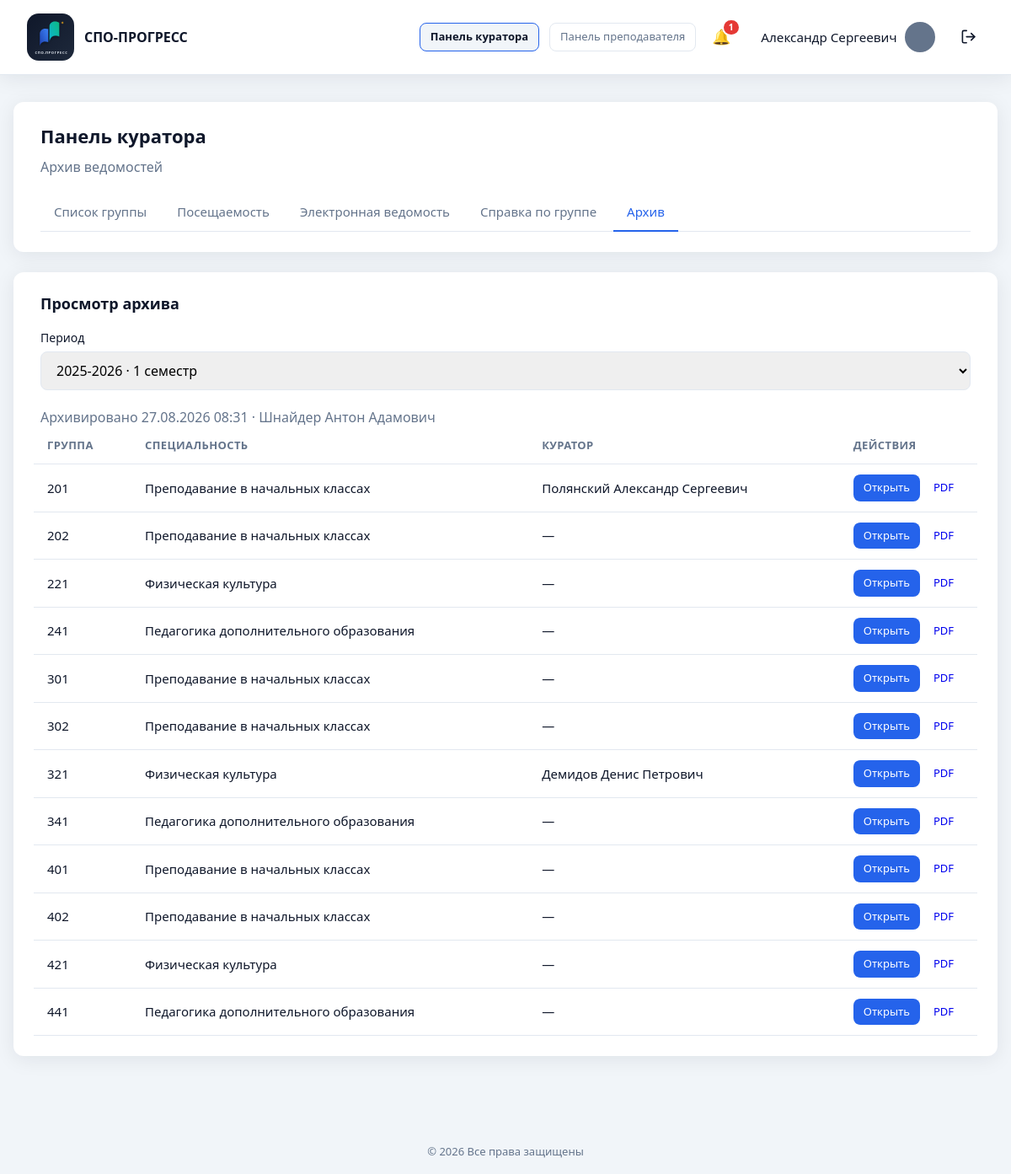
Screenshot of /curator/archive.php (signed in) with the database file from the repository.
### tables this page shows
CREATE TABLE `users` (
  `id` int UNSIGNED NOT NULL,
  `email` varchar(255) NOT NULL,
  `password_hash` varchar(255) NOT NULL,
  `password_plain` varchar(64) DEFAULT NULL,
  `full_name` varchar(255) NOT NULL,
  `phone` varchar(50) NOT NULL DEFAULT '',
  `position` varchar(255) NOT NULL DEFAULT '',
  `education` varchar(500) NOT NULL DEFAULT '',
  `additional_info` text,
  `avatar` varchar(255) NOT NULL DEFAULT 'icon:default',
  `role` enum('admin','teacher','student') NOT NULL DEFAULT 'teacher',
  `is_active` tinyint(1) NOT NULL DEFAULT '1',
  `created_at` datetime NOT NULL DEFAULT CURRENT_TIMESTAMP,
  `updated_at` datetime NOT NULL DEFAULT CURRENT_TIMESTAMP ON UPDATE CURRENT_TIMESTAMP
);

CREATE TABLE `archive_periods` (
  `id` int UNSIGNED NOT NULL,
  `archive_type` enum('gradebook','journal') NOT NULL,
  `academic_year` varchar(9) NOT NULL,
  `semester` enum('1','2') NOT NULL,
  `archived_by` int UNSIGNED DEFAULT NULL,
  `archived_at` datetime NOT NULL DEFAULT CURRENT_TIMESTAMP
);

CREATE TABLE `archive_gradebook_groups` (
  `id` int UNSIGNED NOT NULL,
  `archive_id` int UNSIGNED NOT NULL,
  `group_id` int UNSIGNED NOT NULL,
  `group_number` varchar(50) NOT NULL,
  `specialty_name` varchar(255) NOT NULL DEFAULT '',
  `specialty_code` varchar(50) NOT NULL DEFAULT '',
  `curator_name` varchar(255) NOT NULL DEFAULT ''
);

### curator/archive.php (called while the page is built, shortened)
<?php
require __DIR__ . '/../includes/archive/curator_hub.php';

### includes/migrations.php (called while the page is built, shortened)
<?php
function ensure_user_roles_schema(PDO $pdo): void
{
    $done = true;
    $stmt = $pdo->query("SHOW TABLES LIKE 'user_roles'");
    if ($stmt->fetch()) {
        return;
    }
}
function ensure_organization_schema(PDO $pdo): void
{
    $done = true;
    $stmt = $pdo->query("SHOW TABLES LIKE 'organization'");
    if ($stmt->fetch()) {
        return;
    }
}
function run_migrations(PDO $pdo): void
{
    ensure_user_roles_schema($pdo);
    ensure_organization_schema($pdo);
    ensure_curriculum_schema($pdo);
    ensure_students_schema($pdo);
    ensure_gradebook_schema($pdo);
    ensure_attendance_schema($pdo);
    ensure_journal_schema($pdo);
    ensure_journal_brs_schema($pdo);
    ensure_ktp_schema($pdo);
}
function ensure_students_schema(PDO $pdo): void
{
    $done = true;
    $curatorCol = $pdo->query("SHOW COLUMNS FROM study_groups LIKE 'curator_id'")->fetch();
    $stmt = $pdo->query("SHOW TABLES LIKE 'students'");
    if ($stmt->fetch()) {
        return;
    }
}
function ensure_curriculum_schema(PDO $pdo): void
{
    $done = true;
    $stmt = $pdo->query("SHOW TABLES LIKE 'subjects'");
    if ($stmt->fetch()) {
        return;
    }
}
function ensure_gradebook_schema(PDO $pdo): void
{
    $done = true;
    $stmt = $pdo->query("SHOW TABLES LIKE 'app_settings'");
    $col = $pdo->query("SHOW COLUMNS FROM app_settings LIKE 'setting_value'")->fetch();
    $stmt = $pdo->query("SHOW TABLES LIKE 'grade_entries'");
    if ($stmt->fetch()) {
        return;
    }
}
function ensure_attendance_schema(PDO $pdo): void
{
    $done = true;
    $stmt = $pdo->query("SHOW TABLES LIKE 'attendance_reasons'");
    $stmt = $pdo->query("SHOW TABLES LIKE 'attendance_days'");
    if ($stmt->fetch()) {
        return;
    }
}
function ensure_journal_schema(PDO $pdo): void
{
    $done = true;
    $teacherCol = $pdo->query("SHOW COLUMNS FROM curriculum_items LIKE 'teacher_id'")->fetch();
    $stmt = $pdo->query("SHOW TABLES LIKE 'journal_lessons'");
    if ($stmt->fetch()) {
        return;
    }
}
function ensure_journal_brs_schema(PDO $pdo): void
{
    $done = true;
    $stmt = $pdo->query("SHOW TABLES LIKE 'journal_grades'");
    $markCol = $pdo->query("SHOW COLUMNS FROM journal_grades LIKE 'mark'")->fetch();
}
function ensure_ktp_schema(PDO $pdo): void
{
    $stmt = $pdo->query("SHOW TABLES LIKE 'ktp_topics'");
    $lessonTypeCol = $pdo->query("SHOW COLUMNS FROM ktp_topics LIKE 'lesson_type'")->fetch();
    if (!$lessonTypeCol) {
        $pdo->exec(
            "ALTER TABLE ktp_topics
             ADD lesson_type ENUM(
                'lecture', 'practice', 'independent',
                'diff_credit', 'credit', 'exam', 'control'
             ) NOT NULL DEFAULT 'lecture' AFTER title,
             ADD hours DECIMAL(4,1) NOT NULL DEFAULT 2.0 AFTER lesson_type"
        );
    } else {
        $typeDef = (string) ($lessonTypeCol['Type'] ?? '');
    }
    $stmt = $pdo->query("SHOW TABLES LIKE 'journal_lessons'");
    $topicCol = $pdo->query("SHOW COLUMNS FROM journal_lessons LIKE 'ktp_topic_id'")->fetch();
}

### includes/db.php (called while the page is built, shortened)
<?php
function db(): PDO
{
    static $pdo = null;
    if ($pdo === null) {
        $config = require __DIR__ . '/../config/database.php';
        $dsn = sprintf(
            'mysql:host=%s;dbname=%s;charset=%s',
            $config['host'],
            $config['dbname'],
            $config['charset']
        );
        $pdo = new PDO($dsn, $config['username'], $config['password'], [
            PDO::ATTR_ERRMODE            => PDO::ERRMODE_EXCEPTION,
            PDO::ATTR_DEFAULT_FETCH_MODE => PDO::FETCH_ASSOC,
            PDO::ATTR_EMULATE_PREPARES   => false,
        ]);
        require_once __DIR__ . '/migrations.php';
        run_migrations($pdo);
    }
    return $pdo;
}

### includes/archive.php (called while the page is built, shortened)
<?php
require_once __DIR__ . '/db.php';
require_once __DIR__ . '/auth.php';
function get_archive_period_by_id(int $id): ?array
{
    $stmt = db()->prepare(
        "SELECT ap.*, u.full_name AS archived_by_name
         FROM archive_periods ap
         LEFT JOIN users u ON u.id = ap.archived_by
         WHERE ap.id = ?
         LIMIT 1"
    );
    $stmt->execute([$id]);
    $row = $stmt->fetch();
    return $row ?: null;
}
function list_saved_archive_gradebook_periods(): array
{
    $stmt = db()->query(
        "SELECT id AS archive_id, academic_year, semester
         FROM archive_periods
         WHERE archive_type = 'gradebook'
         ORDER BY academic_year DESC, semester DESC"
    );
    return $stmt->fetchAll();
}
function get_archive_gradebook_groups(int $archiveId): array
{
    $stmt = db()->prepare(
        'SELECT * FROM archive_gradebook_groups WHERE archive_id = ? ORDER BY group_number ASC'
    );
    $stmt->execute([$archiveId]);
    return $stmt->fetchAll();
}

### includes/teachers.php (called while the page is built, shortened)
<?php
require_once __DIR__ . '/db.php';
require_once __DIR__ . '/auth.php';
function format_date(?string $datetime): string
{
    $timestamp = strtotime($datetime);
    return date('d.m.Y H:i', $timestamp);
}

### includes/archive/curator_hub.php (the view, shortened to what this page needs)
<?php
require_once __DIR__ . '/../auth.php';
require_once __DIR__ . '/../archive.php';
require_once __DIR__ . '/../teachers.php';
require_curator_panel();
$viewYear = '';
$viewSemester = '';
if (isset($_GET['period']) && is_string($_GET['period']) && strpos($_GET['period'], '|') !== false) {
    $parts = explode('|', $_GET['period'], 2);
    $viewYear = normalize_academic_year($parts[0] ?? '') ?? '';
    $viewSemester = normalize_gradebook_semester((string) ($parts[1] ?? ''));
} else {
    $viewYear = normalize_academic_year($_GET['year'] ?? '') ?? '';
    $viewSemester = isset($_GET['semester'])
        ? normalize_gradebook_semester((string) $_GET['semester'])
        : '';
}
$savedPeriods = list_saved_archive_gradebook_periods();
$periodValid = false;
$archiveId = 0;
if (!$periodValid && $savedPeriods !== []) {
    $viewYear = (string) $savedPeriods[0]['academic_year'];
    $viewSemester = (string) $savedPeriods[0]['semester'];
    $archiveId = (int) $savedPeriods[0]['archive_id'];
    $periodValid = true;
}
$gradebookArchive = $periodValid ? get_archive_period_by_id($archiveId) : null;
$gradebookGroups = $gradebookArchive
    ? get_archive_gradebook_groups((int) $gradebookArchive['id'])
    : [];
$showHeader = true;
$basePath = '../';
require __DIR__ . '/../header.php';
?>
<div class="dashboard dashboard--wide">
    <section class="panel">
        <div class="panel__header">
            <div>
                <h1>Панель куратора</h1>
                <p class="text-muted">Архив ведомостей</p>
            </div>
        </div>
        <?php require __DIR__ . '/../curator_nav.php'; ?>
    </section>
    <section class="panel">
        <h2>Просмотр архива</h2>
        <?php if ($savedPeriods === []): ?>
            <p class="text-muted">В архиве пока нет сохранённых ведомостей.</p>
        <?php else: ?>
            <form method="get" class="form form--filter">
                <div class="form__group">
                    <label for="archive_period">Период</label>
                    <select id="archive_period" name="period" onchange="this.form.submit()">
                        <?php foreach ($savedPeriods as $period): ?>
                        <?php
                        $periodYear = (string) $period['academic_year'];
                        $periodSemester = (string) $period['semester'];
                        $periodValue = $periodYear . '|' . $periodSemester;
                        $isSelected = $periodYear === $viewYear && $periodSemester === $viewSemester;
                        ?>
                        <option value="<?= e($periodValue) ?>"<?= $isSelected ? ' selected' : '' ?>>
                            <?= e($periodYear) ?> · <?= e(semester_label($periodSemester)) ?>
                        </option>
                        <?php endforeach; ?>
                    </select>
                </div>
            </form>
            <?php if ($gradebookArchive === null || $gradebookGroups === []): ?>
                <p class="text-muted">Ведомости за этот период не найдены.</p>
            <?php else: ?>
                <p class="text-muted">
                    Архивировано <?= e(format_date($gradebookArchive['archived_at'])) ?>
                    <?php if (!empty($gradebookArchive['archived_by_name'])): ?>
                        · <?= e($gradebookArchive['archived_by_name']) ?>
                    <?php endif; ?>
                </p>
                <div class="table-wrap">
                    <table class="table">
                        <thead>
                            <tr>
                                <th>Группа</th>
                                <th>Специальность</th>
                                <th>Куратор</th>
                                <th class="table__actions-col">Действия</th>
                            </tr>
                        </thead>
                        <tbody>
                            <?php foreach ($gradebookGroups as $group): ?>
                            <tr>
                                <td><?= e($group['group_number']) ?></td>
                                <td><?= e($group['specialty_name']) ?></td>
                                <td><?= e(($group['curator_name'] ?? '') !== '' ? $group['curator_name'] : '—') ?></td>
                                <td class="table__actions">
                                    <a
                                        href="archive_gradebook.php?id=<?= (int) $gradebookArchive['id'] ?>&group_id=<?= (int) $group['group_id'] ?>"
                                        class="btn btn--primary btn--sm"
                                    >Открыть</a>
                                    <a
                                        href="archive_gradebook_pdf.php?id=<?= (int) $gradebookArchive['id'] ?>&group_id=<?= (int) $group['group_id'] ?>"
                                        class="btn btn--secondary btn--sm"
                                    >PDF</a>
                                </td>
                            </tr>
                            <?php endforeach; ?>
                        </tbody>
                    </table>
                </div>
            <?php endif; ?>
        <?php endif; ?>
    </section>
</div>
<?php require __DIR__ . '/../footer.php'; ?>

### includes/header.php (shortened to what this page needs)
<!DOCTYPE html>
<html lang="ru">
<head>
    <?php $basePath = $basePath ?? ''; ?>
    <link rel="stylesheet" href="<?= e($basePath) ?>assets/css/style.css">
</head>
<body>
    <div class="page">
        <?php if (!empty($showHeader)): ?>
        <header class="header">
            <div class="header__brand">
                <span class="header__logo">
                    <img
                        class="header__logo-img"
                        src="<?= e($basePath) ?>assets/img/logo-icon.svg"
                        alt="СПО-ПРОГРЕСС"
                        width="56"
                        height="56"
                    >
                </span>
                <span class="header__title">СПО-ПРОГРЕСС</span>
            </div>
            <?php if (is_logged_in()): ?>
            <?php
            $headerUser = current_user();
            $headerName = user_first_middle_name((string) ($headerUser['full_name'] ?? ''));
            $headerAvatar = (string) ($headerUser['avatar'] ?? 'icon:person');
            $appBase = app_base_path();
            $activePanel = current_header_panel();
            require_once __DIR__ . '/notifications.php';
            $headerUnreadCount = get_unread_notifications_count((int) $headerUser['id']);
            ?>
            <nav class="header__nav">
                <?php if (can_use_curator_panel()): ?>
                <a
                    href="<?= e($appBase) ?>curator/group.php"
                    class="btn btn--ghost btn--sm<?= $activePanel === 'curator' ? ' is-active' : '' ?>"
                >Панель куратора</a>
                <?php endif; ?>
                <?php if (can_use_teacher_panel()): ?>
                <a
                    href="<?= e($appBase) ?>teacher/subjects.php"
                    class="btn btn--ghost btn--sm<?= $activePanel === 'teacher' ? ' is-active' : '' ?>"
                >Панель преподавателя</a>
                <?php endif; ?>
                <a
                    href="<?= e($appBase) ?>notifications.php"
                    class="header__notify-btn<?= basename((string) ($_SERVER['SCRIPT_NAME'] ?? '')) === 'notifications.php' ? ' is-active' : '' ?>"
                    title="Уведомления"
                >
                    <span class="header__notify-icon" aria-hidden="true">🔔</span>
                    <?php if ($headerUnreadCount > 0): ?>
                    <span class="header__notify-badge"><?= $headerUnreadCount > 99 ? '99+' : (int) $headerUnreadCount ?></span>
                    <?php endif; ?>
                </a>
                <div class="header__account">
                    <a
                        href="<?= e($appBase) ?><?= is_student_user() ? 'student/cabinet.php' : 'cabinet.php' ?>"
                        class="header__cabinet-tab<?= ($activePanel === 'cabinet' || $activePanel === 'student') ? ' header__cabinet-tab--active' : '' ?>"
                        title="Личный кабинет"
                    >
                        <span class="header__user-name"><?= e($headerName) ?></span>
                        <?= render_user_avatar($headerAvatar, 'user-avatar--header', $basePath) ?>
                    </a>
                </div>
                <a
                    href="<?= e($basePath) ?>logout.php"
                    class="header__logout-btn"
                    title="Выйти"
                    aria-label="Выйти"
                >
                </a>
            </nav>
            <?php endif; ?>
        </header>
        <?php endif; ?>
        <main class="main">

### rows the page displays
users: full_name "Александр Сергеевич"
archive_periods: archived_at "27.08.2026 08:31", users.full_name "Шнайдер Антон Адамович"
archive_gradebook_groups: group_number "201", specialty_name "Преподавание в начальных классах", curator_name "Полянский Александр Сергеевич"
archive_gradebook_groups: group_number "202", specialty_name "Преподавание в начальных классах", curator_name "—"
archive_gradebook_groups: group_number "221", specialty_name "Физическая культура", curator_name "—"
archive_gradebook_groups: group_number "241", specialty_name "Педагогика дополнительного образования", curator_name "—"
archive_gradebook_groups: group_number "301", specialty_name "Преподавание в начальных классах", curator_name "—"
archive_gradebook_groups: group_number "302", specialty_name "Преподавание в начальных классах", curator_name "—"
archive_gradebook_groups: group_number "321", specialty_name "Физическая культура", curator_name "Демидов Денис Петрович"
archive_gradebook_groups: group_number "341", specialty_name "Педагогика дополнительного образования", curator_name "—"
archive_gradebook_groups: group_number "401", specialty_name "Преподавание в начальных классах", curator_name "—"
archive_gradebook_groups: group_number "402", specialty_name "Преподавание в начальных классах", curator_name "—"
archive_gradebook_groups: group_number "421", specialty_name "Физическая культура", curator_name "—"
archive_gradebook_groups: group_number "441", specialty_name "Педагогика дополнительного образования", curator_name "—"

### other values shown
$headerUnreadCount "1"
form field period "2025-2026 · 1 семестр"
